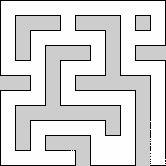
#> input picture map/calibrated_2026-09-08/map.pgm, 166 x 166 px
$ python trail_clearance.py ../../map/calibrated_2026-09-08/map.pgm
#> lines starting #> are read from the running program, lines starting #| are printed output that depends on the picture
#!/usr/bin/env python3
"""Trail-to-wall clearance from the monitor's map PNG.

The monitor renders trail=red(0,0,255) BGR, occupied=black, free=white,
unknown=gray. This computes the L2 distance transform from occupied cells
and reports clearance stats for the trail: the wall-hug verdict metric.

  python3 tools/gz/trail_clearance.py /tmp/gztest14/monitor/map_live.png

Pixels are 5 cm cells; the sim robot is 18 cm wide (9.6 cm circumradius
with wheels, ROBOT_RADIUS below), so the corridor centerline is ~6 cm from
a wall face (30 cm corridors). Chassis clearance = center-line clearance
- robot radius.
"""
import sys

import cv2
import numpy as np

# Sim robot circumradius (SDF: 0.14x0.10x0.06 chassis + wheels at +-0.082,
# wheel r 0.028 => half-width 0.096 with wheels): distance transform works
# on mapped wall FACES, which the chassis sides reach.
ROBOT_RADIUS = 0.096
HUG_THRESH = 0.05   # trail within 5 cm (mapped-face distance) of a wall


def stats(path, hug_thresh=HUG_THRESH):
#> called with path = '../../map/calibrated_2026-09-08/map.pgm', hug_thresh = 0.05
    img = cv2.imread(path)
#> img is the input picture: shape (166, 166, 3); min 0, max 254, mean 217.4
    if img is None:
        raise SystemExit(f"cannot read {path}")
    red = (img == [0, 0, 255]).all(axis=2)
#> red: shape (166, 166) bool; every value is 0
    occ = (img == [0, 0, 0]).all(axis=2)
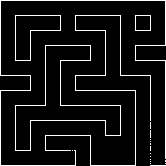
#> occ: shape (166, 166) bool; 7.7% white in thin lines or dots
    if not occ.any():
        raise SystemExit("no occupied cells in map PNG")
    # L2 distance (cells) from every non-occupied pixel to the wall set.
    dist = cv2.distanceTransform((~occ).astype(np.uint8), cv2.DIST_L2, 3)
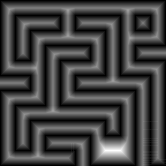
#> dist: shape (166, 166) float32; min 0, max 14.32, mean 3.69; drawn with min black and max white
    d = dist[red]
#> d = empty array
    if d.size == 0:
#> (the run stopped early here; a loop or call above may not have finished)
